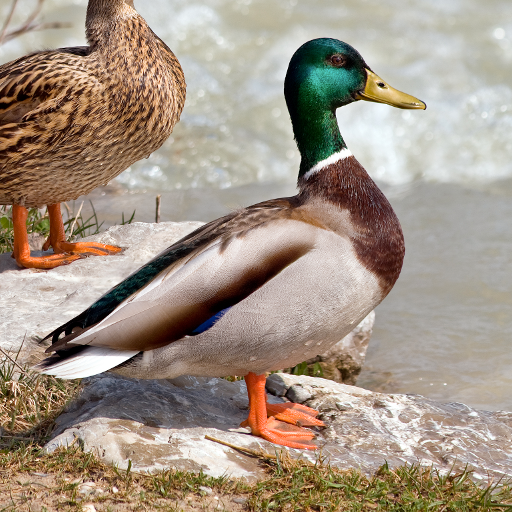
#> input picture Imaging/figures/Anas_platyrhynchos_male_female_quadrat_512.png, 512 x 512 px
$ python FT_Point_Sources.py
#> lines starting #> are read from the running program, lines starting #| are printed output that depends on the picture
import numpy as np
import matplotlib.pyplot as plt
import matplotlib.image as mpimg


# [63 lines left out: functions pointSourceFFT, pointSourceFFTCircle, multipleSourceFFT, not called in this run]


def reconstructImage(vis, nbsamples):
    """Randomly select a few number of samples from the spatial frequency domain (visibilities)
    and reconstruct the image with those samples. To do a full reconstruction of the image, the
    number of samples has to be higher than the total number of pixels in the image because the
    np.random.randint choose with replacement, so position will be double counted
    """
    subVis = np.zeros_like(vis)
    ypos = np.random.randint(0, vis.shape[0] -1, size=int(nbsamples))
    xpos = np.random.randint(0, vis.shape[1] -1, size=int(nbsamples))
    subVis[ypos, xpos] = vis[ypos, xpos] #  Insert the random visibilities to the subset

    newImg = np.abs(np.fft.ifft2(np.fft.fftshift(subVis)))

    fig, ax = plt.subplots(figsize=(16,8))
    plt.subplot(1,2,1)
    plt.title('Sampled visibilities')
    plt.imshow(np.abs(subVis).astype(bool))
    plt.set_cmap('gray')

    plt.subplot(1,2,2)
    plt.title('Reconstructed Image')
    plt.imshow(newImg)
    plt.set_cmap('gray')


# Read images
duck = mpimg.imread('figures/Anas_platyrhynchos_male_female_quadrat_512.png')
#> duck is the input picture: shape (512, 512, 4) float32; mean R, G, B, A 0.638, 0.581, 0.523, 1

def rgb2gray(rgb):
    """
    Convert rgb image to gray image.
    """
    r, g, b = rgb[:,:,0], rgb[:,:,1], rgb[:,:,2]
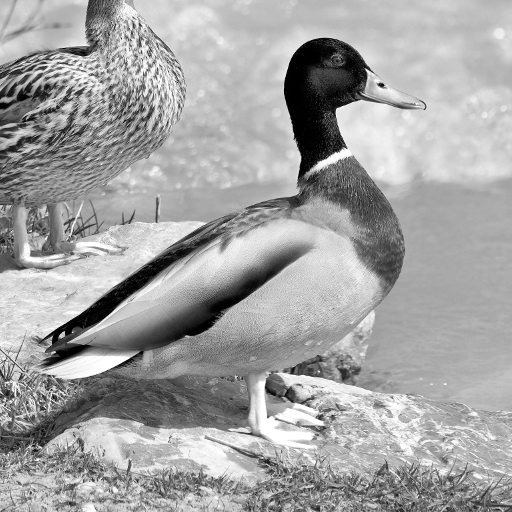
#> r: shape (512, 512) float32; min 0, max 1, mean 0.638
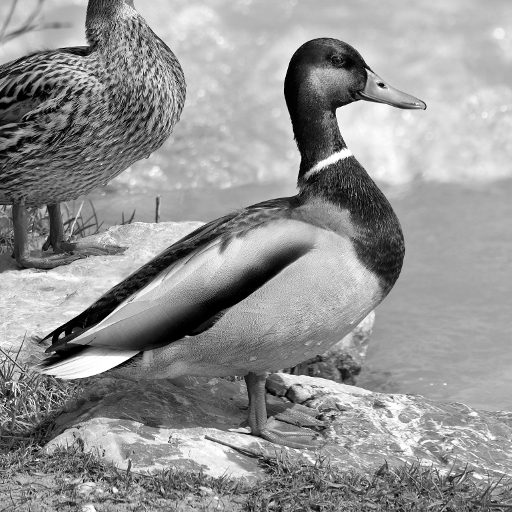
#> g: shape (512, 512) float32; min 0, max 1, mean 0.581
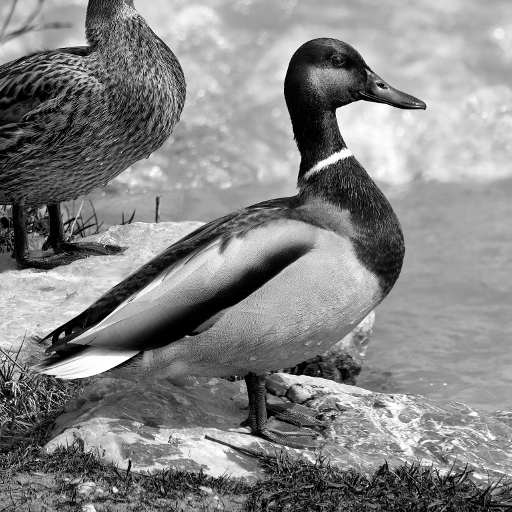
#> b: shape (512, 512) float32; min 0, max 1, mean 0.523
    gray = 0.2989 * r + 0.5870 * g + 0.1140 * b #standard grayscale conversion
    return gray

gDuck = rgb2gray(duck)

fftDuck = np.fft.fftshift(np.fft.fft2(gDuck))
reconstructImage(fftDuck, 1)
reconstructImage(fftDuck, 1e2)
reconstructImage(fftDuck, 1e3)
reconstructImage(fftDuck, 1e4)
reconstructImage(fftDuck, 1e5)
reconstructImage(fftDuck, 1e6)


imgSize = 128
#pointSourceFFT(128, 65-40, 65)
#pointSourceFFTCircle(128, 65,55)
#multipleSourceFFT(128, [[64,65], [90,65]], [1.,1.])


plt.show()
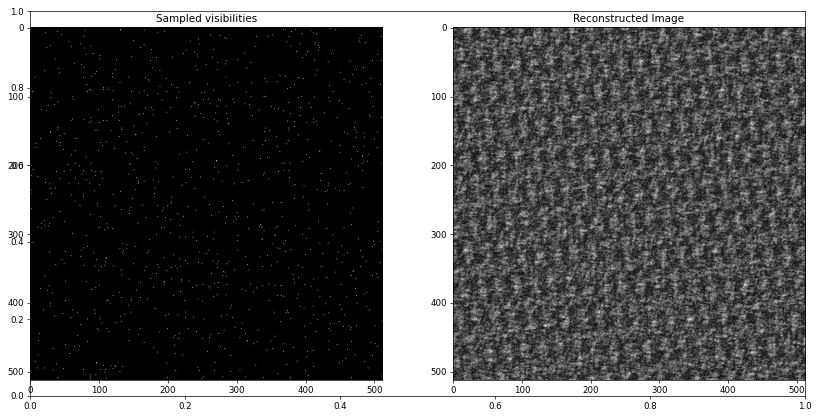
#> figure drawn by matplotlib, 2 panels
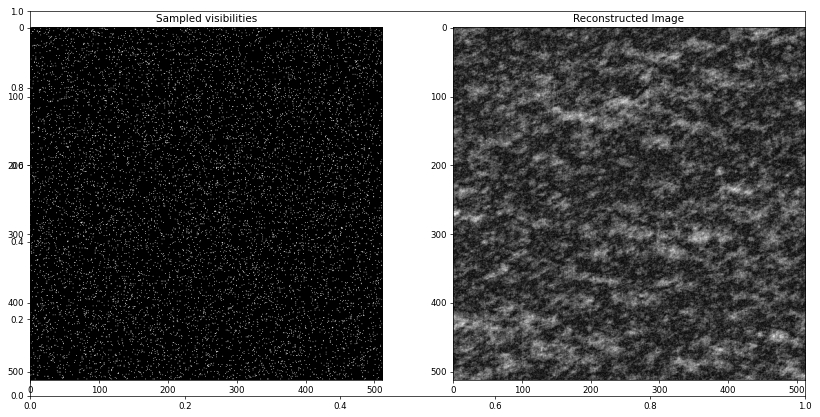
#> figure drawn by matplotlib, 2 panels
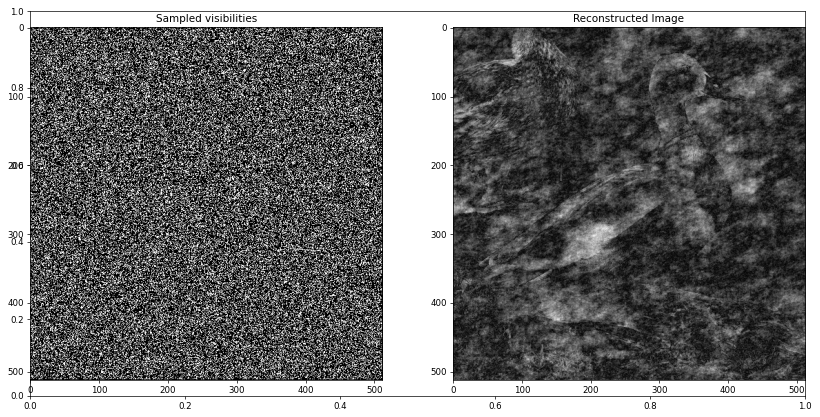
#> figure drawn by matplotlib, 2 panels
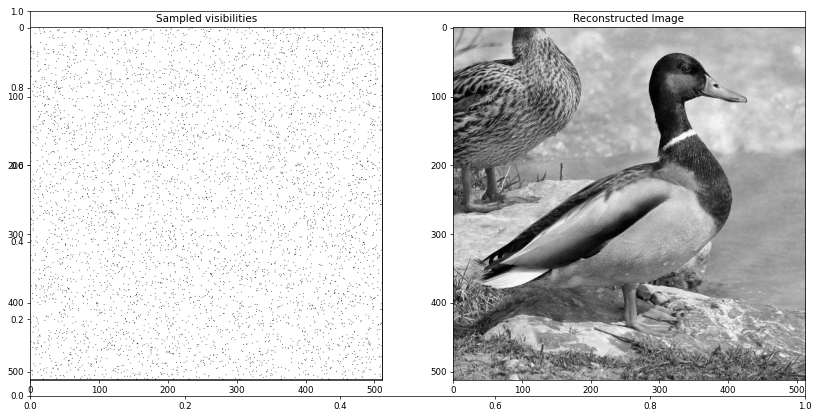
#> figure drawn by matplotlib, 2 panels
